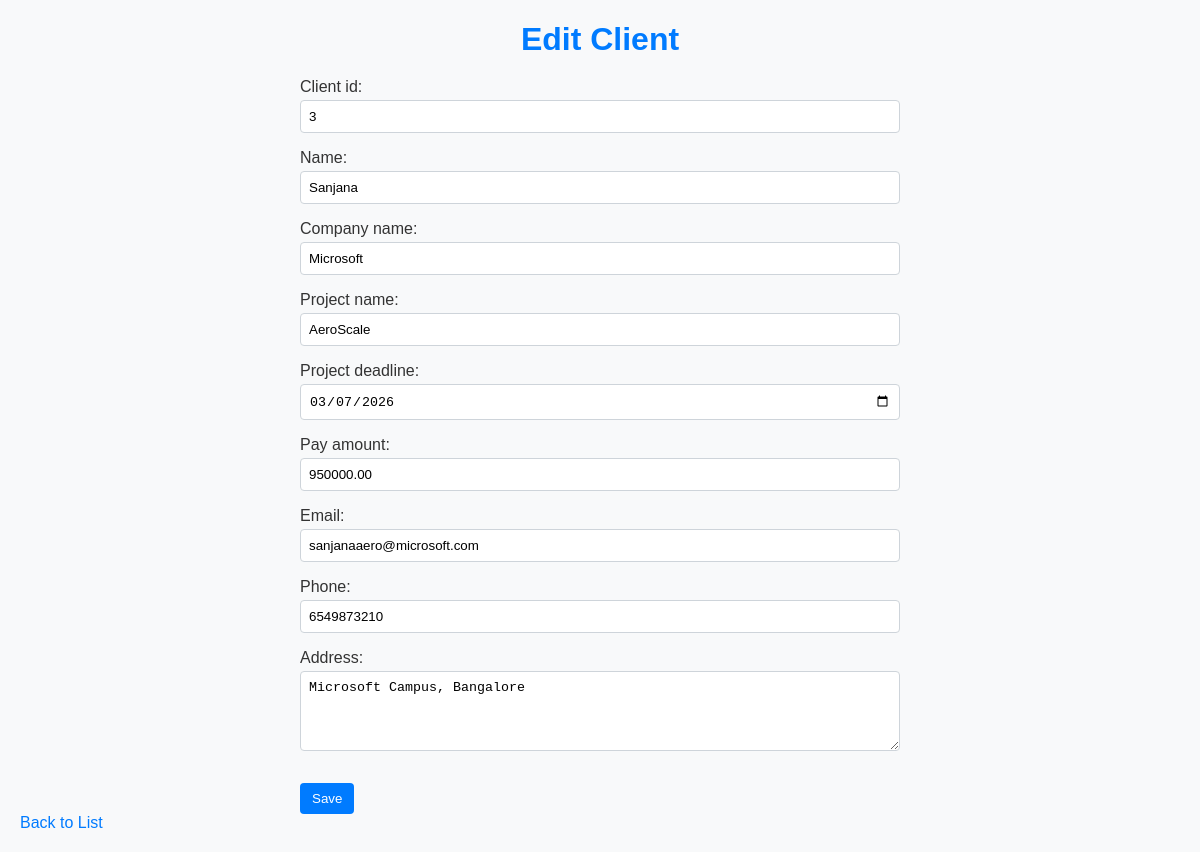
Page /edit/3/ (signed in) on the committed database.
### clients/models.py (models this page shows, shortened)
class Client(models.Model):
    client_id = models.CharField(max_length=50, unique=True)
    name = models.CharField(max_length=100)
    company_name = models.CharField(max_length=150)
    project_name = models.CharField(max_length=150)
    project_deadline = models.DateField()
    pay_amount = models.DecimalField(max_digits=10, decimal_places=2)
    email = models.EmailField()
    phone = models.CharField(max_length=15)
    address = models.TextField()

### clients/views.py (the view)
# urls.py: path('edit/<int:pk>/', views.client_update, name='client_update'),
@login_required
def client_update(request, pk):
    client = get_object_or_404(Client, pk=pk)
    if request.method == 'POST':
        form = ClientForm(request.POST, instance=client)
        if form.is_valid():
            form.save()
            return redirect('client_list')
    else:
        form = ClientForm(instance=client)
    return render(request, 'clients/client_form.html', {'form': form})

### clients/forms.py
class ClientForm(forms.ModelForm):
    class Meta:
        model = Client
        fields = [
            'client_id',
            'name',
            'company_name',
            'project_name',
            'project_deadline',
            'pay_amount',
            'email',
            'phone',
            'address',
        ]
        widgets = {
            'project_deadline': forms.DateInput(attrs={'type': 'date'}),
            'address': forms.Textarea(attrs={'rows': 3}),
        }

### clients/templates/clients/client_form.html (shortened to what this page needs)
{% load static %}
<!DOCTYPE html>
<html>
<head>
  <link rel="stylesheet" href="{% static 'clients/style.css' %}">
</head>
<body>
  <h1>{{ form.instance.pk|yesno:"Edit Client,Add Client" }}</h1>
  <form method="post">
    {{ form.as_p }}
    <button type="submit">Save</button>
  </form>
  <a href="{% url 'client_list' %}">Back to List</a>
</body>
</html>

### clients/static/clients/style.css (style rules this page uses)
body { font-family: Arial, sans-serif; background-color: #f8f9fa; color: #333; margin: 20px; }
h1 { color: #007bff; margin-bottom: 20px; text-align: center; }
a { color: #007bff; text-decoration: none; margin-right: 10px; }
button { background-color: #007bff; color: white; border: none; padding: 8px 12px; border-radius: 4px; cursor: pointer; }
form { max-width: 600px; margin: 0 auto; }
form label { display: block; margin: 8px 0 4px; }
form input[type="text"], form input[type="email"], form input[type="date"], form input[type="number"], form textarea { width: 100%; padding: 8px; border: 1px solid #ced4da; border-radius: 4px; box-sizing: border-box; }
form textarea { resize: vertical; min-height: 80px; }
form button { margin-top: 12px; }

### rows in the picture
Client: instance.pk "Edit Client", client_id "3", name "Sanjana", company_name "Microsoft", project_name "AeroScale", project_deadline "03/07/2026", pay_amount "950000.00", email "sanjanaaero@microsoft.com", phone "6549873210", address "Microsoft Campus, Bangalore"
